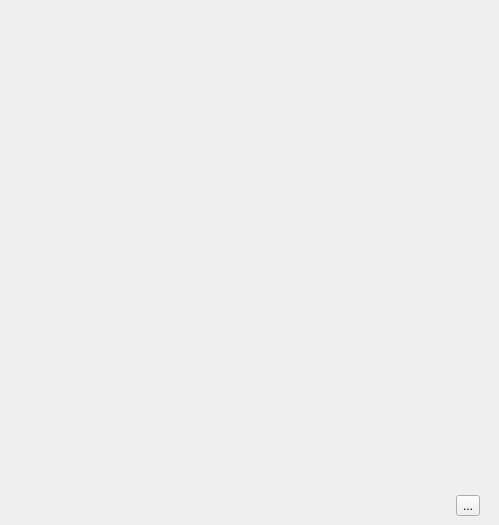
<?xml version="1.0" encoding="UTF-8"?>
<ui version="4.0">
 <class>Help</class>
 <widget class="QMainWindow" name="Help">
  <property name="geometry">
   <rect>
    <x>0</x>
    <y>0</y>
    <width>499</width>
    <height>525</height>
   </rect>
  </property>
  <property name="windowTitle">
   <string>HELP</string>
  </property>
  <widget class="QWidget" name="Main">
   <layout class="QVBoxLayout" name="verticalLayout_2">
    <item>
     <layout class="QVBoxLayout" name="verticalLayout">
      <property name="spacing">
       <number>15</number>
      </property>
      <property name="leftMargin">
       <number>10</number>
      </property>
      <property name="topMargin">
       <number>10</number>
      </property>
      <property name="rightMargin">
       <number>10</number>
      </property>
      <property name="bottomMargin">
       <number>0</number>
      </property>
      <item>
       <widget class="QWidget" name="widget" native="true">
        <layout class="QVBoxLayout" name="verticalLayout_4">
         <item>
          <layout class="QVBoxLayout" name="WebContainer"/>
         </item>
        </layout>
       </widget>
      </item>
      <item>
       <layout class="QHBoxLayout" name="horizontalLayout_3">
        <property name="leftMargin">
         <number>0</number>
        </property>
        <property name="topMargin">
         <number>0</number>
        </property>
        <property name="rightMargin">
         <number>0</number>
        </property>
        <item>
         <spacer name="horizontalSpacer">
          <property name="orientation">
           <enum>Qt::Horizontal</enum>
          </property>
          <property name="sizeHint" stdset="0">
           <size>
            <width>40</width>
            <height>20</height>
           </size>
          </property>
         </spacer>
        </item>
        <item>
         <widget class="QToolButton" name="CloseButton">
          <property name="toolTip">
           <string>Close Window</string>
          </property>
          <property name="text">
           <string>...</string>
          </property>
          <property name="icon">
           <iconset resource="booneries.qrc">
            <normaloff>:/icon/resources/close.svg</normaloff>:/icon/resources/close.svg</iconset>
          </property>
          <property name="iconSize">
           <size>
            <width>50</width>
            <height>50</height>
           </size>
          </property>
         </widget>
        </item>
       </layout>
      </item>
     </layout>
    </item>
   </layout>
  </widget>
 </widget>
 <resources>
  <include location="booneries.qrc"/>
 </resources>
 <connections/>
</ui>
